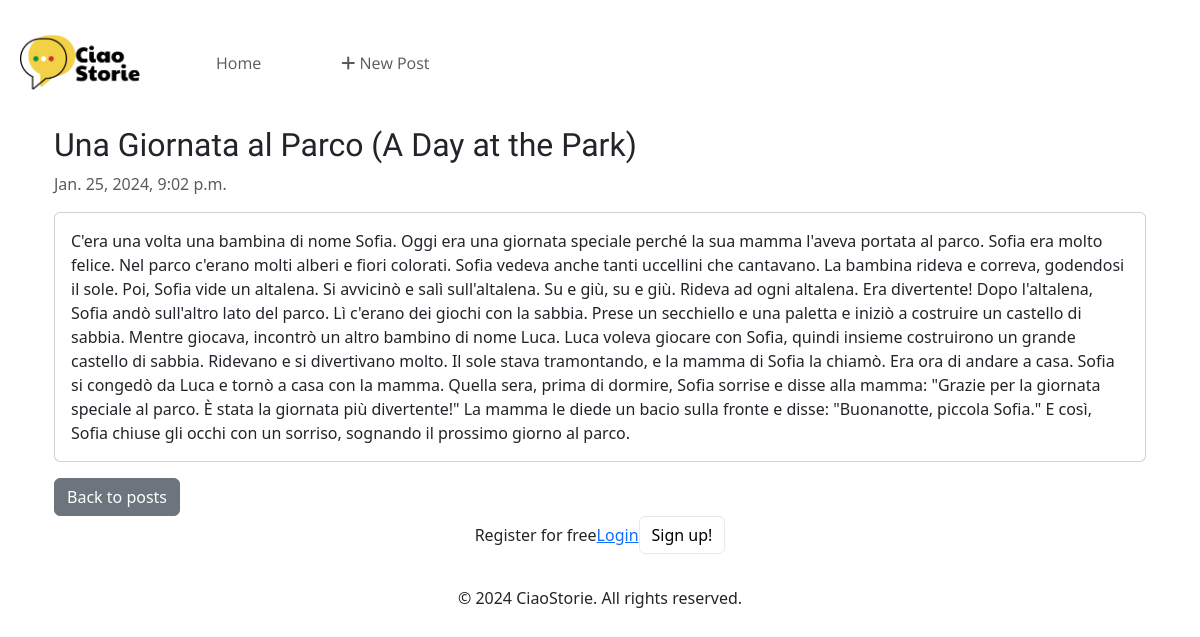
The app's page /blog/post/2/ with its own data.
### blog/models.py (models this page shows, shortened)
class Post(models.Model):
    title = models.CharField(max_length=200)
    content = models.TextField()
    pub_date = models.DateTimeField(default=timezone.now)

### blog/views.py (the view)
def post_detail(request, pk):
    post = get_object_or_404(Post, pk=pk)
    return render(request, 'post_detail.html', {'post': post})

### templates/post_detail.html
{% extends 'base.html' %}
{% load static %}
{% block content %}
    <h2>{{ post.title }}</h2>
    <p class="text-muted">{{ post.pub_date }}</p>
    <div class="card my-3">
      <div class="card-body">
        <p class="card-text">{{ post.content }}</p>
      </div>
    </div>
    <a href="{% url 'index' %}" class="btn btn-secondary">Back to posts</a>
{% endblock %}

### static/style.css (style rules this page uses)
h1,h2,h3,h4,h5,h6 { font-family: 'Paytone One', sans-serif; }
.btn-secondary { background-color: #009246; }

### records on screen
Post: title "Una Giornata al Parco (A Day at the Park)", pub_date "Jan. 25, 2024, 9:02 p.m.", content "C'era una volta una bambina di nome Sofia. Oggi era una giornata speciale perché la sua mamma l'aveva portata al parco. Sofia era molto felice. Nel parco c'erano molti alberi e fiori colorati. Sofia vedeva anche tanti uccellini che cantavano. La bambina rideva e correva, godendosi il sole. Poi, Sofia vide un altalena. Si avvicinò e salì sull'altalena. Su e giù, su e giù. Rideva ad ogni altalena. Era divertente! Dopo l'altalena, Sofia andò sull'altro lato del parco. Lì c'erano dei giochi con la sabbia. Prese un secchiello e una paletta e iniziò a costruire un castello di sabbia. Mentre giocava, incontrò un altro bambino di nome Luca. Luca voleva giocare con Sofia, quindi insieme costruirono…"
